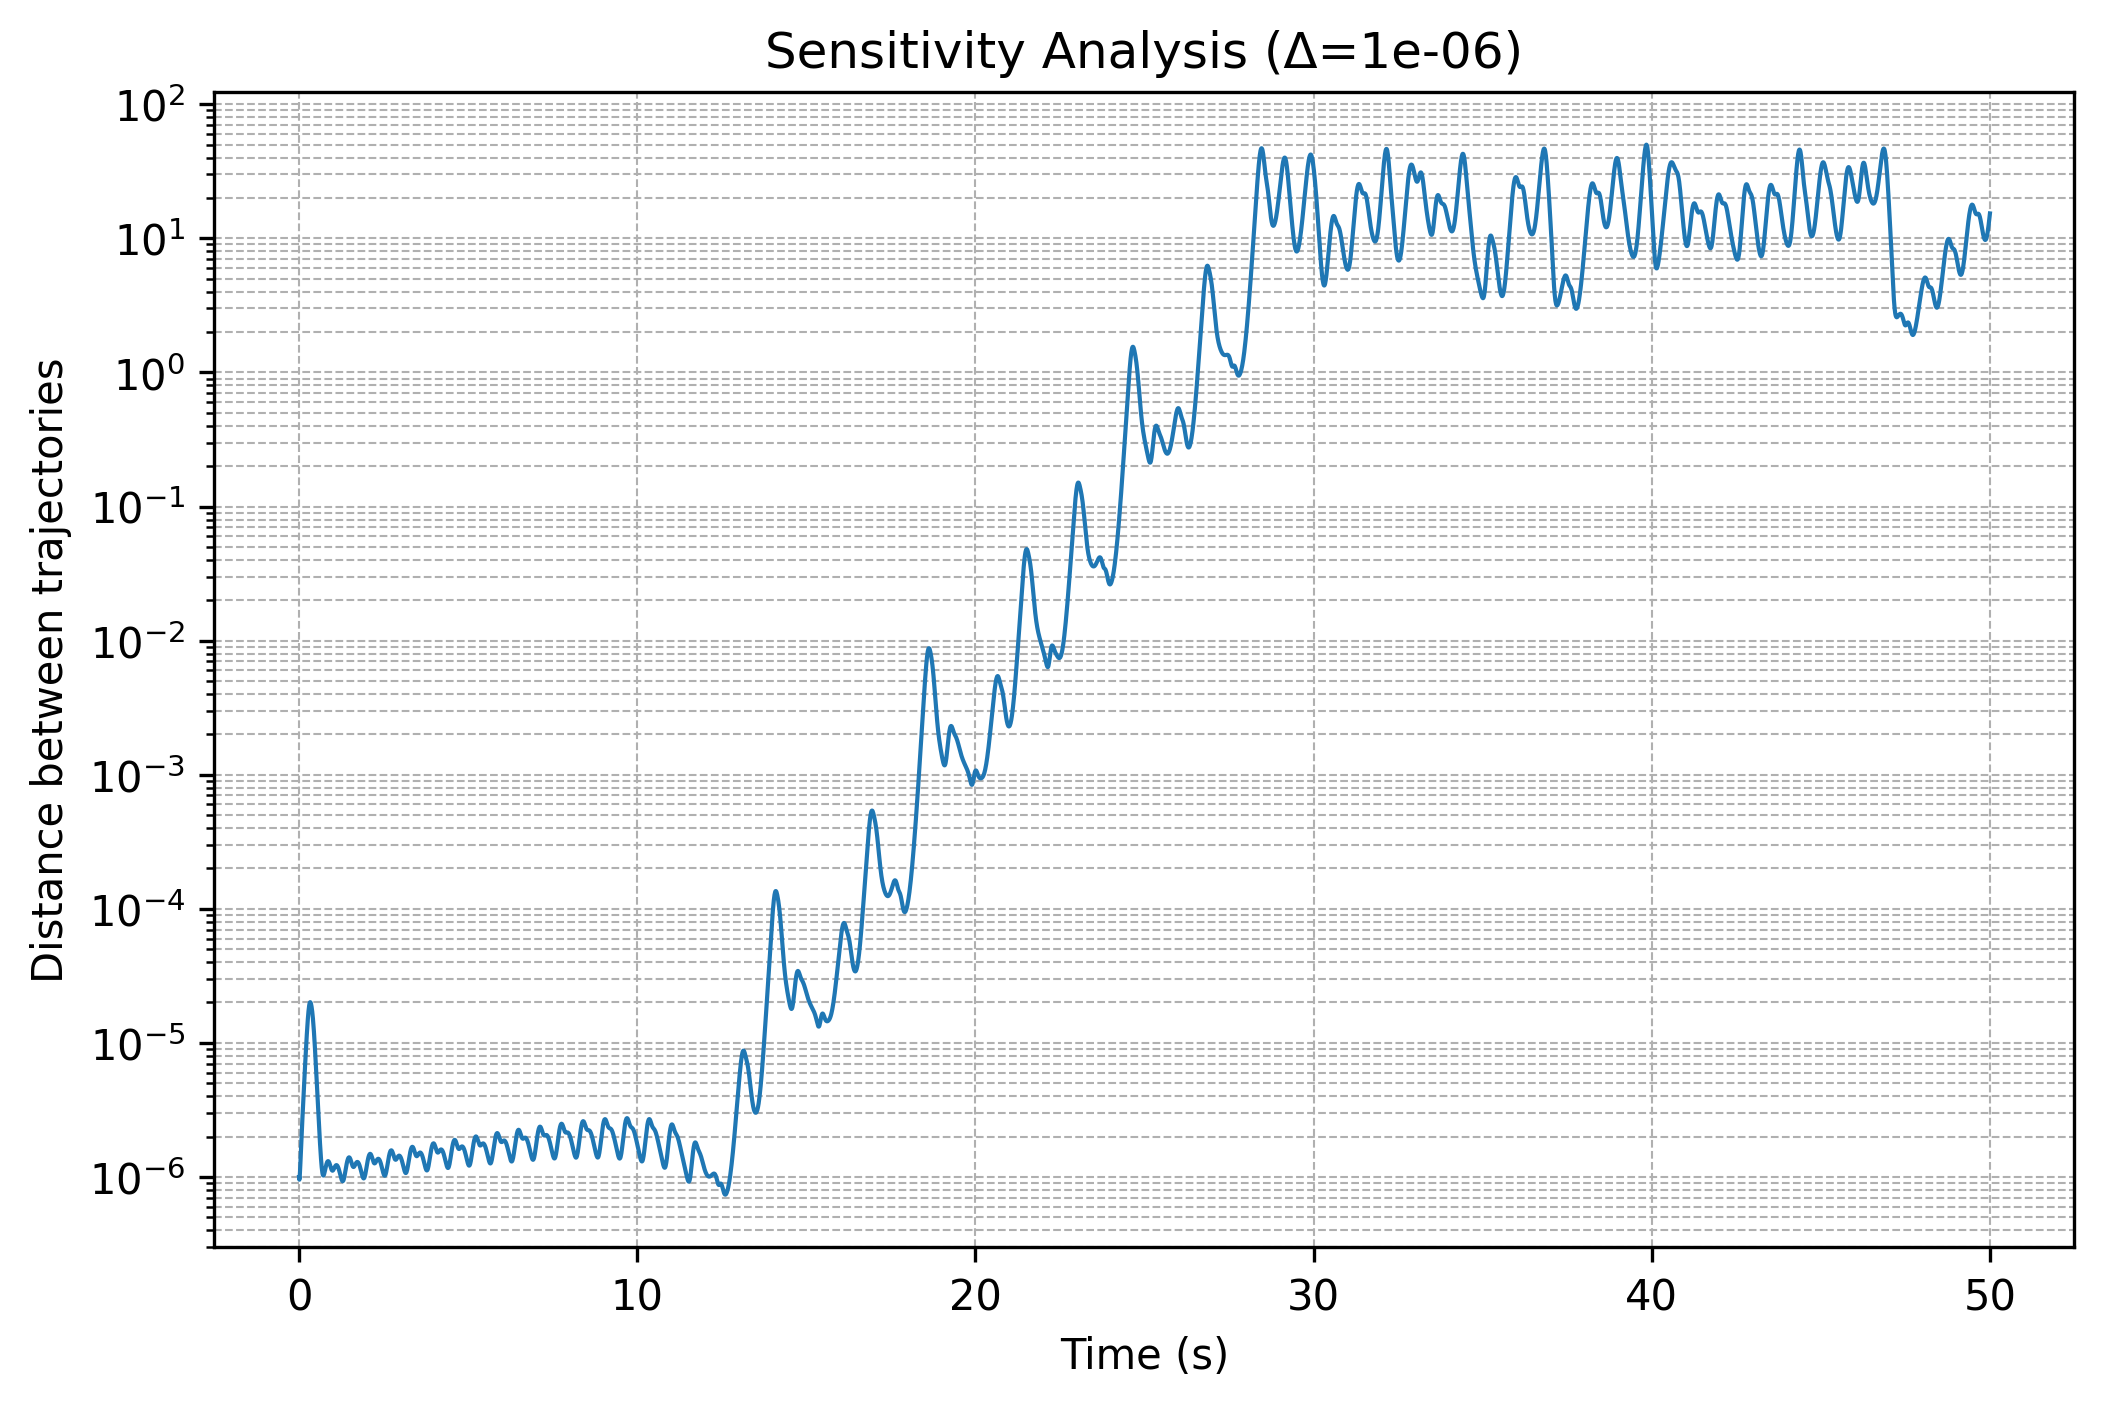

The Python source for this figure:
"""
analysis/sensitivity.py

Lorenz 시스템 초기 조건 민감도 분석 모듈
두 궤적을 약간 다른 초기 조건으로 시뮬레이션하여
시간에 따른 두 상태 간 거리(발산 속도)를 계산 및 시각화합니다.
"""
import numpy as np
import matplotlib
# Headless 환경에서도 그래프 저장 가능하도록 non-interactive 백엔드 사용
matplotlib.use('Agg')
import matplotlib.pyplot as plt
import logging
from typing import Tuple, Optional
from simulation.solver import integrate, lorenz_rhs

# 로깅 설정
logging.basicConfig(level=logging.INFO,
                    format='%(asctime)s [%(levelname)s] %(message)s')
logger = logging.getLogger(__name__)


def sensitivity_analysis(
    y0: np.ndarray,
    delta: float = 1e-6,
    t0: float = 0.0,
    t1: float = 50.0,
    dt: float = 0.01,
    sigma: float = 10.0,
    rho: float = 28.0,
    beta: float = 8.0/3.0
) -> Tuple[np.ndarray, np.ndarray]:
    """
    초기 조건 민감도 분석 수행.

    Args:
        y0: 기준 초기 상태 벡터 [x0, y0, z0]
        delta: 초기 교란 크기
        t0: 시작 시간
        t1: 종료 시간
        dt: 시간 간격
        sigma, rho, beta: Lorenz 시스템 파라미터

    Returns:
        ts: 시간 배열
        distances: 각 시간에서 두 궤적 상태 간 거리 배열
    """
    logger.info(f"Starting sensitivity analysis: y0={y0}, delta={delta}")
    # 기준 및 교란 초기 조건
    y0_ref = y0.astype(float)
    y0_pert = y0_ref + np.array([delta, 0.0, 0.0])

    # 시뮬레이션 수행
    ts, ys_ref = integrate(
        lambda t, y: lorenz_rhs(t, y, sigma=sigma, rho=rho, beta=beta),
        y0=y0_ref, t0=t0, t1=t1, dt=dt
    )
    _, ys_pert = integrate(
        lambda t, y: lorenz_rhs(t, y, sigma=sigma, rho=rho, beta=beta),
        y0=y0_pert, t0=t0, t1=t1, dt=dt
    )

    # 거리 계산
    distances = np.linalg.norm(ys_pert - ys_ref, axis=1)
    logger.info("Sensitivity analysis completed.")
    return ts, distances


def plot_sensitivity(
    ts: np.ndarray,
    distances: np.ndarray,
    log_scale: bool = True,
    title: str = '초기 조건 민감도 분석',
    figsize: Tuple[int, int] = (8, 5),
    save_path: Optional[str] = None
) -> None:
    """
    민감도 분석 결과 거리 데이터를 플로팅 및 저장.

    Args:
        ts: 시간 배열
        distances: 거리 배열
        log_scale: True면 y축 로그 스케일 사용
        title: 플롯 제목
        figsize: 그림 크기
        save_path: 파일 경로 지정 시 이미지 저장 (None일 경우 'sensitivity.png')
    """
    fig, ax = plt.subplots(figsize=figsize)
    if log_scale:
        ax.set_yscale('log')
    ax.plot(ts, distances, lw=1)
    ax.set_xlabel('Time (s)')
    ax.set_ylabel('Distance between trajectories')
    ax.set_title(title)
    ax.grid(True, which='both', linestyle='--', linewidth=0.5)

    # 이미지 저장
    if save_path is None:
        save_path = 'sensitivity.png'
    fig.savefig(save_path, dpi=300, bbox_inches='tight')
    logger.info(f"Sensitivity plot saved to {save_path}")
    plt.close(fig)


def main():
    import argparse
    parser = argparse.ArgumentParser(description='Lorenz 시스템 초기 조건 민감도 분석')
    parser.add_argument('--x0', type=float, default=1.0)
    parser.add_argument('--y0', type=float, default=1.0)
    parser.add_argument('--z0', type=float, default=1.0)
    parser.add_argument('--delta', type=float, default=1e-6)
    parser.add_argument('--t0', type=float, default=0.0)
    parser.add_argument('--t1', type=float, default=50.0)
    parser.add_argument('--dt', type=float, default=0.01)
    parser.add_argument('--sigma', type=float, default=10.0)
    parser.add_argument('--rho', type=float, default=28.0)
    parser.add_argument('--beta', type=float, default=8.0/3.0)
    parser.add_argument('--no-log', action='store_true', help='Disable log scale on y-axis')
    parser.add_argument('--save', type=str, help='Path to save plot image')
    args = parser.parse_args()

    y0 = np.array([args.x0, args.y0, args.z0])
    ts, distances = sensitivity_analysis(
        y0, delta=args.delta,
        t0=args.t0, t1=args.t1, dt=args.dt,
        sigma=args.sigma, rho=args.rho, beta=args.beta
    )
    plot_sensitivity(
        ts, distances,
        log_scale=not args.no_log,
        title=f'Sensitivity Analysis (Δ={args.delta})',
        save_path=args.save
    )

if __name__ == '__main__':
    main()
